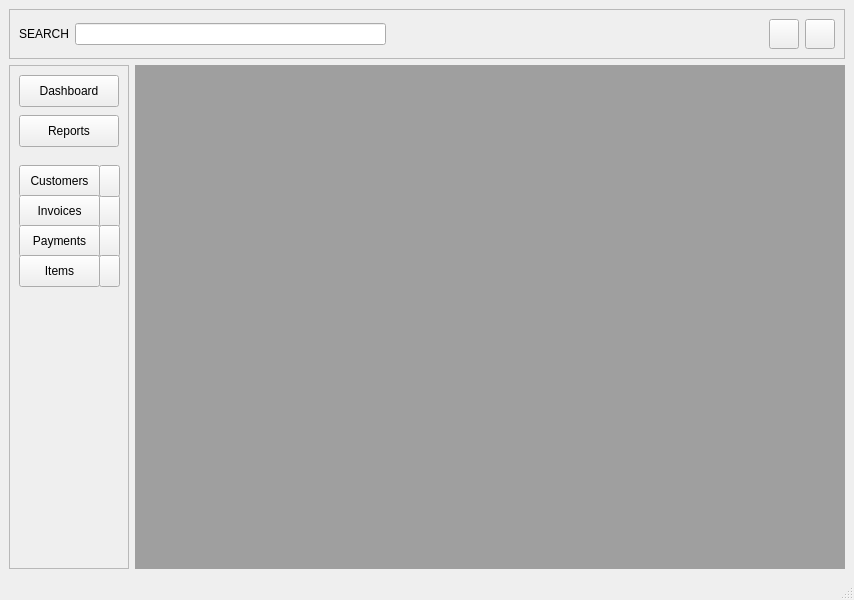
<?xml version="1.0" encoding="UTF-8"?>
<ui version="4.0">
 <class>MainWindow</class>
 <widget class="QMainWindow" name="MainWindow">
  <property name="geometry">
   <rect>
    <x>0</x>
    <y>0</y>
    <width>854</width>
    <height>600</height>
   </rect>
  </property>
  <property name="windowTitle">
   <string>OSI</string>
  </property>
  <widget class="QWidget" name="centralwidget">
   <layout class="QVBoxLayout" name="verticalLayout">
    <item>
     <widget class="QFrame" name="search_frame">
      <property name="minimumSize">
       <size>
        <width>0</width>
        <height>40</height>
       </size>
      </property>
      <property name="frameShape">
       <enum>QFrame::Shape::StyledPanel</enum>
      </property>
      <property name="frameShadow">
       <enum>QFrame::Shadow::Raised</enum>
      </property>
      <layout class="QHBoxLayout" name="horizontalLayout_2">
       <item>
        <widget class="QLabel" name="label">
         <property name="minimumSize">
          <size>
           <width>0</width>
           <height>20</height>
          </size>
         </property>
         <property name="text">
          <string>SEARCH</string>
         </property>
        </widget>
       </item>
       <item>
        <widget class="QLineEdit" name="search_lineEdit">
         <property name="minimumSize">
          <size>
           <width>0</width>
           <height>20</height>
          </size>
         </property>
        </widget>
       </item>
       <item>
        <spacer name="horizontalSpacer">
         <property name="orientation">
          <enum>Qt::Orientation::Horizontal</enum>
         </property>
         <property name="sizeHint" stdset="0">
          <size>
           <width>377</width>
           <height>12</height>
          </size>
         </property>
        </spacer>
       </item>
       <item>
        <widget class="QPushButton" name="Settings_Button">
         <property name="minimumSize">
          <size>
           <width>30</width>
           <height>30</height>
          </size>
         </property>
         <property name="maximumSize">
          <size>
           <width>30</width>
           <height>30</height>
          </size>
         </property>
         <property name="text">
          <string/>
         </property>
        </widget>
       </item>
       <item>
        <widget class="QPushButton" name="About_Button">
         <property name="minimumSize">
          <size>
           <width>30</width>
           <height>30</height>
          </size>
         </property>
         <property name="maximumSize">
          <size>
           <width>30</width>
           <height>30</height>
          </size>
         </property>
         <property name="text">
          <string/>
         </property>
        </widget>
       </item>
      </layout>
     </widget>
    </item>
    <item>
     <layout class="QHBoxLayout" name="horizontalLayout">
      <item>
       <widget class="QFrame" name="sidebarMenu">
        <property name="minimumSize">
         <size>
          <width>120</width>
          <height>0</height>
         </size>
        </property>
        <property name="styleSheet">
         <string notr="true"/>
        </property>
        <property name="frameShape">
         <enum>QFrame::Shape::StyledPanel</enum>
        </property>
        <property name="frameShadow">
         <enum>QFrame::Shadow::Raised</enum>
        </property>
        <widget class="QPushButton" name="addInvoiceButton">
         <property name="geometry">
          <rect>
           <x>90</x>
           <y>130</y>
           <width>21</width>
           <height>32</height>
          </rect>
         </property>
         <property name="text">
          <string/>
         </property>
        </widget>
        <widget class="QPushButton" name="addPaymentsButton">
         <property name="geometry">
          <rect>
           <x>90</x>
           <y>160</y>
           <width>21</width>
           <height>32</height>
          </rect>
         </property>
         <property name="text">
          <string/>
         </property>
        </widget>
        <widget class="QPushButton" name="addProductsButton">
         <property name="geometry">
          <rect>
           <x>90</x>
           <y>190</y>
           <width>21</width>
           <height>32</height>
          </rect>
         </property>
         <property name="font">
          <font>
           <pointsize>15</pointsize>
          </font>
         </property>
         <property name="autoFillBackground">
          <bool>false</bool>
         </property>
         <property name="text">
          <string/>
         </property>
        </widget>
        <widget class="QPushButton" name="Customers_Button">
         <property name="geometry">
          <rect>
           <x>10</x>
           <y>100</y>
           <width>81</width>
           <height>32</height>
          </rect>
         </property>
         <property name="text">
          <string>Customers</string>
         </property>
        </widget>
        <widget class="QPushButton" name="Invoices_Button">
         <property name="geometry">
          <rect>
           <x>10</x>
           <y>130</y>
           <width>81</width>
           <height>32</height>
          </rect>
         </property>
         <property name="text">
          <string>Invoices</string>
         </property>
        </widget>
        <widget class="QPushButton" name="Payments_Button">
         <property name="geometry">
          <rect>
           <x>10</x>
           <y>160</y>
           <width>81</width>
           <height>32</height>
          </rect>
         </property>
         <property name="text">
          <string>Payments</string>
         </property>
        </widget>
        <widget class="QPushButton" name="Products_Button">
         <property name="geometry">
          <rect>
           <x>10</x>
           <y>190</y>
           <width>81</width>
           <height>32</height>
          </rect>
         </property>
         <property name="text">
          <string>Items</string>
         </property>
        </widget>
        <widget class="QPushButton" name="Dashboard_Button">
         <property name="geometry">
          <rect>
           <x>10</x>
           <y>10</y>
           <width>100</width>
           <height>32</height>
          </rect>
         </property>
         <property name="text">
          <string>Dashboard</string>
         </property>
        </widget>
        <widget class="QPushButton" name="addCustomerButton">
         <property name="geometry">
          <rect>
           <x>90</x>
           <y>100</y>
           <width>21</width>
           <height>32</height>
          </rect>
         </property>
         <property name="sizePolicy">
          <sizepolicy hsizetype="Minimum" vsizetype="Fixed">
           <horstretch>0</horstretch>
           <verstretch>0</verstretch>
          </sizepolicy>
         </property>
         <property name="text">
          <string/>
         </property>
        </widget>
        <widget class="QPushButton" name="Reports_Button">
         <property name="geometry">
          <rect>
           <x>10</x>
           <y>50</y>
           <width>100</width>
           <height>32</height>
          </rect>
         </property>
         <property name="text">
          <string>Reports</string>
         </property>
        </widget>
       </widget>
      </item>
      <item>
       <widget class="QMdiArea" name="mdiArea_main"/>
      </item>
     </layout>
    </item>
   </layout>
  </widget>
  <widget class="QStatusBar" name="statusbar"/>
 </widget>
 <resources/>
 <connections/>
</ui>
